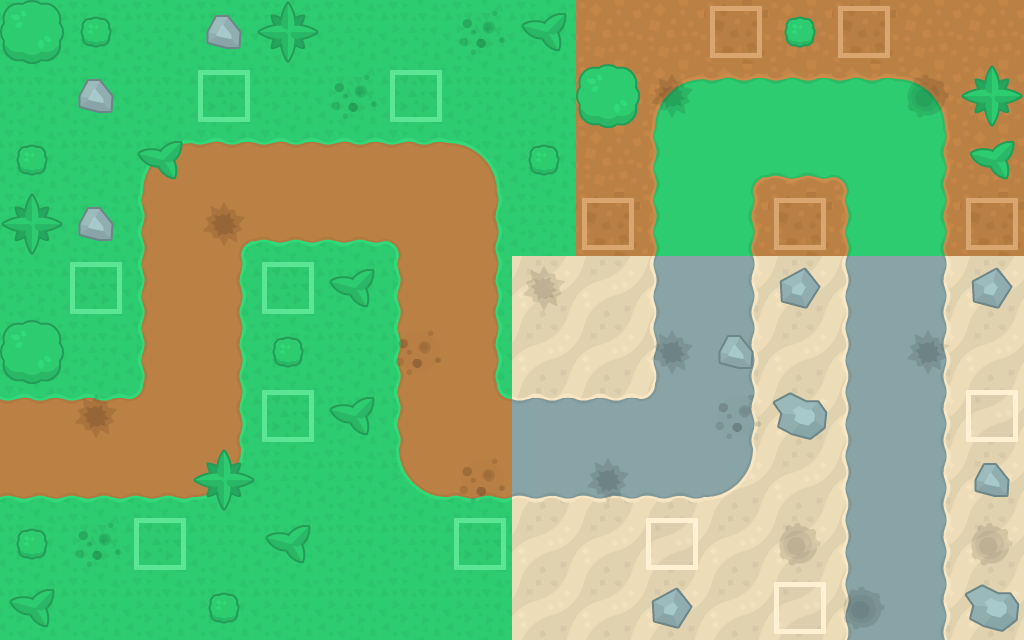

Below is a game level as drawn by its tile map, then a one-line description and the .tmx file that defines it, in full:
An orthogonal 16x10 tile map with 64x64 px tiles, 4 tile layers (background, road, tree_rock, spawn).

<map version="1.2" tiledversion="1.2.5" orientation="orthogonal" renderorder="right-down" width="16" height="10" tilewidth="64" tileheight="64" infinite="0" nextlayerid="5" nextobjectid="1">
 <tileset firstgid="1" source="towerDefenseDemo.tsx" />
 <layer id="1" name="background" width="16" height="10">
  <data encoding="csv">
25,25,25,25,25,25,25,25,25,94,94,94,94,94,94,94,
25,25,25,25,25,25,25,25,25,94,94,94,94,94,94,94,
25,25,25,25,25,25,25,25,25,94,94,94,94,94,94,94,
25,25,25,25,25,25,25,25,25,94,94,94,94,94,94,94,
25,25,25,25,25,25,25,25,242,242,242,242,242,242,242,242,
25,25,25,25,25,25,25,25,242,242,242,242,242,242,242,242,
25,25,25,25,25,25,25,25,242,242,242,242,242,242,242,242,
25,25,25,25,25,25,25,25,242,242,242,242,242,242,242,242,
25,25,25,25,25,25,25,25,242,242,242,242,242,242,242,242,
25,25,25,25,25,25,25,25,242,242,242,242,242,242,242,242
</data>
 </layer>
 <layer id="2" name="road" width="16" height="10">
  <data encoding="csv">
0,0,0,0,0,0,0,0,0,0,0,0,0,0,0,0,
0,0,0,0,0,0,0,0,0,0,73,117,117,117,74,0,
0,0,4,48,48,48,48,5,0,0,95,70,71,72,93,0,
0,0,26,1,2,2,3,24,0,0,95,93,0,95,93,0,
0,0,26,24,0,0,26,24,0,0,243,241,0,243,241,0,
0,0,26,24,0,0,26,24,0,0,243,241,0,243,241,0,
48,48,49,24,0,0,26,47,265,265,266,241,0,243,241,0,
2,2,2,28,0,0,27,2,219,219,219,245,0,243,241,0,
0,0,0,0,0,0,0,0,0,0,0,0,0,243,241,0,
0,0,0,0,0,0,0,0,0,0,0,0,0,243,241,0
</data>
 </layer>
 <layer id="3" name="tree_rock" width="16" height="10">
  <data encoding="csv">
131,132,0,136,135,0,0,21,133,0,0,66,132,66,0,0,
0,136,0,43,0,21,43,0,0,131,22,0,0,0,20,135,
132,0,133,0,0,0,0,0,132,0,0,0,0,0,0,133,
135,136,0,22,0,0,0,0,0,66,0,0,66,0,0,66,
0,43,0,0,43,133,0,0,22,0,0,0,138,0,0,138,
131,0,0,0,132,0,21,0,0,0,22,136,0,0,22,0,
0,22,0,0,43,133,0,0,0,0,0,21,137,0,0,112,
0,0,0,135,0,0,0,21,0,22,0,0,0,0,0,136,
132,21,43,0,133,0,0,43,0,0,112,0,20,0,0,20,
133,0,0,132,0,0,0,0,0,0,138,0,112,20,0,137
</data>
 </layer>
 <layer id="4" name="spawn" width="16" height="10">
  <data encoding="csv">
0,0,0,0,0,0,0,0,0,0,0,16,0,16,0,0,
0,0,0,16,0,0,16,0,0,0,0,0,0,0,0,0,
0,0,0,0,0,0,0,0,0,0,0,0,0,0,0,0,
0,0,0,0,0,0,0,0,0,16,0,0,16,0,0,16,
0,16,0,0,16,0,0,0,0,0,0,0,0,0,0,0,
0,0,0,0,0,0,0,0,0,0,0,0,0,0,0,0,
0,0,0,0,16,0,0,0,0,0,0,0,0,0,0,16,
0,0,0,0,0,0,0,0,0,0,0,0,0,0,0,0,
0,0,16,0,0,0,0,16,0,0,16,0,0,0,0,0,
0,0,0,0,0,0,0,0,0,0,0,0,16,0,0,0
</data>
 </layer>
</map>